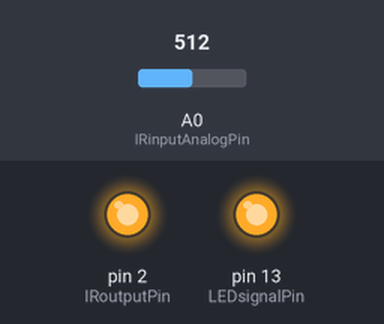
This sketch was run on a simulated Arduino Uno, built with avr-gcc and run on an emulated ATmega328P. On the bench: output pins drawn as LEDs (lit = HIGH). Inputs (shaded band) come from the test bench; at power-on: A0 (IRinputAnalogPin) = 512. What the sketch prints to the serial monitor is not drawn.

Above: at 0.1 s.
Timing chart, 0 to 1.6 s (numbered marks = the images above):
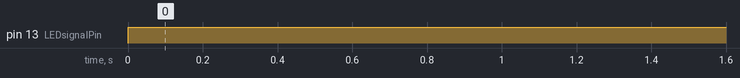

The sketch:

ir_sensor.ino
```cpp
/*---------------------------
IR LED and phototransistor beam test and calibration

debug stuff:
min/max val = whatever the value is when it changes
LED is always on
----------------------------*/
// defines for pins
#define IRoutputPin 2        // digital output pin
#define IRinputAnalogPin 0   // analog input pin
#define LEDsignalPin 13      // LED signal pin

// int and long values
int val = 0;           // variable to store the value read from input pin
int minVal = 1000;
int maxVal = 0;
int oldVal= 0;

// strings
String outputString;
String intro = "JTD IR test and calibration init";
boolean needIntro = true;
String signalBase = "Signal Strength: ";
String minBase = "Min: ";
String maxBase = "Max: ";

void setup()
{
  pinMode(IRoutputPin,OUTPUT);
  digitalWrite(IRoutputPin,HIGH);
  pinMode(LEDsignalPin, OUTPUT);
  Serial.begin(9600);
}
void loop()
{
  // print header
   if (needIntro == true)
    {Serial.println(intro);
    needIntro = false;}
  digitalWrite(LEDsignalPin, HIGH);    // turn signal LED on

// read value of analog input
  val = analogRead(IRinputAnalogPin);    // read the input pin
  //Serial.println(val);             // debug value

  if (val != oldVal)          // if the new value is different than the old value, then do stuff
  {

   String outputString = signalBase + val;     // concatenates output for signal strength
  Serial.println(outputString);
    outputString = minBase + minVal;     // concatenates output for min
  Serial.println(outputString);
    outputString = maxBase + maxVal;     // concatenates output for max
  Serial.println(outputString);
    oldVal = val;

  delay(500);                      // wait half a second
  }


    if (val < minVal)      // conditional if val is less than prior minVal
  {  //String outputString = minBase + val;     // concatenates output
  Serial.println(outputString);
    minVal = val;}

  if (val > maxVal)      // conditional if val is greater than prior maxVal
  {  String outputString = maxBase + val;     // concatenates output
  //Serial.println(outputString);
    maxVal = max(maxVal, val);}
}
```

Measured:
- by itself, pin 13 (LEDsignalPin): LOW → HIGH at 0.00 s
